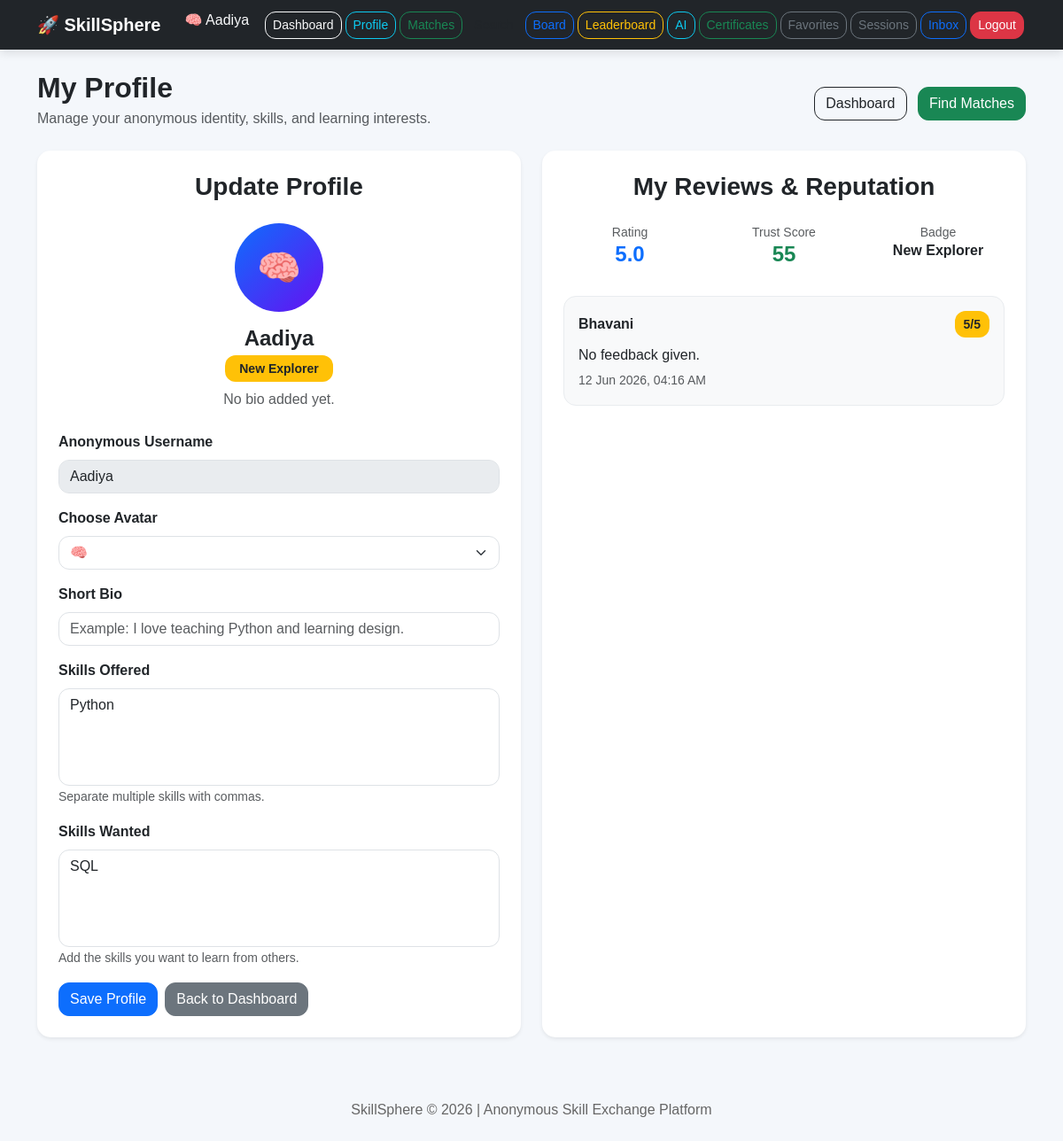
Screenshot of /profile (signed in) with the database file from the repository.
### app.py (models this page shows)
class User(UserMixin, db.Model):
    id = db.Column(db.Integer, primary_key=True)
    anonymous_name = db.Column(db.String(100), unique=True, nullable=False)
    email = db.Column(db.String(120), unique=True, nullable=False)
    password = db.Column(db.String(255), nullable=False)
    skills_offered = db.Column(db.Text, nullable=True)
    skills_wanted = db.Column(db.Text, nullable=True)
    rating = db.Column(db.Float, default=0.0)
    completed_exchanges = db.Column(db.Integer, default=0)
    trust_score = db.Column(db.Integer, default=50)
    is_admin = db.Column(db.Boolean, default=False)
    avatar = db.Column(db.String(50), default='🧠')
    bio = db.Column(db.String(250), default='')
    badge = db.Column(db.String(100), default='New Explorer')

class Review(db.Model):
    id = db.Column(db.Integer, primary_key=True)
    session_id = db.Column(db.Integer, db.ForeignKey('session_booking.id'), nullable=False)
    reviewer_id = db.Column(db.Integer, db.ForeignKey('user.id'), nullable=False)
    reviewee_id = db.Column(db.Integer, db.ForeignKey('user.id'), nullable=False)
    stars = db.Column(db.Integer, nullable=False)
    feedback = db.Column(db.Text, nullable=True)
    created_at = db.Column(db.DateTime, default=datetime.utcnow)
    session = db.relationship('SessionBooking', backref='reviews')
    reviewer = db.relationship('User', foreign_keys=[reviewer_id], backref='given_reviews')
    reviewee = db.relationship('User', foreign_keys=[reviewee_id], backref='received_reviews')

### app.py (the view, shortened to what this page needs)
@app.route('/profile', methods=['GET', 'POST'])
@login_required
def profile():
    avatar_choices = ['🧠', '🚀', '🎯', '💡', '📚', '🛡️', '🎨', '💻', '🌟', '🔥']
    user_reviews = Review.query.filter_by(reviewee_id=current_user.id).order_by(Review.created_at.desc()).all()
    return render_template('profile.html', user=current_user, user_reviews=user_reviews, avatar_choices=avatar_choices)

### app.py (called while the page is built)
@login_manager.user_loader
def load_user(user_id):
    return User.query.get(int(user_id))

### templates/profile.html (shortened to what this page needs)
{% extends 'base.html' %}
{% block content %}
<div class="d-flex justify-content-between align-items-center flex-wrap mb-4">
    <div>
        <h2 class="fw-bold mb-1">My Profile</h2>
        <p class="text-muted mb-0">Manage your anonymous identity, skills, and learning interests.</p>
    </div>
    <div class="mt-2">
        <a href="{{ url_for('dashboard') }}" class="btn btn-outline-dark me-2">Dashboard</a>
        <a href="{{ url_for('matches') }}" class="btn btn-success">Find Matches</a>
    </div>
</div>
<div class="row g-4">
    <div class="col-lg-6">
        <div class="card shadow-sm border-0 p-4 h-100">
            <h3 class="mb-4 fw-semibold text-center">Update Profile</h3>
            <div class="text-center mb-4">
                <div class="avatar-circle-large mx-auto">{{ user.avatar }}</div>
                <h4 class="mt-3 mb-1 fw-bold">{{ user.anonymous_name }}</h4>
                <span class="badge bg-warning text-dark px-3 py-2">{{ user.badge }}</span>
                <p class="text-muted mt-2 mb-0">
                    {{ user.bio if user.bio else 'No bio added yet.' }}
                </p>
            </div>
            <form method="POST">
                <div class="mb-3">
                    <label class="form-label fw-semibold">Anonymous Username</label>
                    <input type="text" class="form-control" value="{{ user.anonymous_name }}" disabled>
                </div>
                <div class="mb-3">
                    <label class="form-label fw-semibold">Choose Avatar</label>
                    <select name="avatar" class="form-select">
                        {% for avatar in avatar_choices %}
                            <option value="{{ avatar }}" {% if user.avatar == avatar %}selected{% endif %}>
                                {{ avatar }}
                            </option>
                        {% endfor %}
                    </select>
                </div>
                <div class="mb-3">
                    <label class="form-label fw-semibold">Short Bio</label>
                    <input
                        type="text"
                        name="bio"
                        class="form-control"
                        maxlength="250"
                        value="{{ user.bio if user.bio else '' }}"
                        placeholder="Example: I love teaching Python and learning design."
                    >
                </div>
                <div class="mb-3">
                    <label class="form-label fw-semibold">Skills Offered</label>
                    <textarea
                        name="skills_offered"
                        class="form-control"
                        rows="4"
                        placeholder="Example: Python, Excel, UI Design"
                    >{{ user.skills_offered if user.skills_offered else '' }}</textarea>
                    <small class="text-muted">Separate multiple skills with commas.</small>
                </div>
                <div class="mb-3">
                    <label class="form-label fw-semibold">Skills Wanted</label>
                    <textarea
                        name="skills_wanted"
                        class="form-control"
                        rows="4"
                        placeholder="Example: Graphic Design, SQL, Video Editing"
                    >{{ user.skills_wanted if user.skills_wanted else '' }}</textarea>
                    <small class="text-muted">Add the skills you want to learn from others.</small>
                </div>
                <div class="d-flex flex-wrap gap-2">
                    <button type="submit" class="btn btn-primary">Save Profile</button>
                    <a href="{{ url_for('dashboard') }}" class="btn btn-secondary">Back to Dashboard</a>
                </div>
            </form>
        </div>
    </div>
    <div class="col-lg-6">
        <div class="card shadow-sm border-0 p-4 h-100">
            <h3 class="mb-4 fw-semibold text-center">My Reviews & Reputation</h3>
            <div class="row text-center mb-4">
                <div class="col-4">
                    <small class="text-muted d-block">Rating</small>
                    <h4 class="fw-bold text-primary">{{ user.rating }}</h4>
                </div>
                <div class="col-4">
                    <small class="text-muted d-block">Trust Score</small>
                    <h4 class="fw-bold text-success">{{ user.trust_score }}</h4>
                </div>
                <div class="col-4">
                    <small class="text-muted d-block">Badge</small>
                    <h6 class="fw-bold">{{ user.badge }}</h6>
                </div>
            </div>
            {% if user_reviews %}
                <div class="review-list">
                    {% for review in user_reviews %}
                        <div class="review-card mb-3">
                            <div class="d-flex justify-content-between align-items-center flex-wrap mb-2">
                                <div>
                                    <strong>{{ review.reviewer.anonymous_name }}</strong>
                                </div>
                                <span class="badge bg-warning text-dark">{{ review.stars }}/5</span>
                            </div>
                            <p class="mb-1">
                                {{ review.feedback if review.feedback else 'No feedback given.' }}
                            </p>
                            <small class="text-muted">
                                {{ review.created_at.strftime('%d %b %Y, %I:%M %p') }}
                            </small>
                        </div>
                    {% endfor %}
                </div>
            {% else %}
                <div class="text-center py-4">
                    <h5 class="fw-semibold">No reviews yet</h5>
                    <p class="text-muted mb-0">Complete sessions and receive feedback to build your reputation.</p>
                </div>
            {% endif %}
        </div>
    </div>
</div>
{% endblock %}

### templates/base.html (shortened to what this page needs)
<!DOCTYPE html>
<html lang="en">
<head>
    <link href="https://cdn.jsdelivr.net/npm/bootstrap@5.3.3/dist/css/bootstrap.min.css" rel="stylesheet">
    <link rel="stylesheet" href="{{ url_for('static', filename='style.css') }}">
</head>
<body>
<nav class="navbar navbar-expand-lg navbar-dark bg-dark">
    <div class="container d-flex justify-content-between">
        <a class="navbar-brand fw-bold" href="{{ url_for('index') }}">
            🚀 SkillSphere
        </a>
        <div class="d-flex flex-wrap justify-content-end">
            {% if current_user.is_authenticated %}
                <span class="text-light me-3">
                    {{ current_user.avatar }} {{ current_user.anonymous_name }}
                </span>
                <a class="btn btn-outline-light btn-sm nav-btn" href="{{ url_for('dashboard') }}">Dashboard</a>
                <a class="btn btn-outline-info btn-sm nav-btn" href="{{ url_for('profile') }}">Profile</a>
                <a class="btn btn-outline-success btn-sm nav-btn" href="{{ url_for('matches') }}">Matches</a>
                <a class="btn btn-outline-dark btn-sm nav-btn" href="{{ url_for('skill_search') }}">Search</a>
                <a class="btn btn-outline-primary btn-sm nav-btn" href="{{ url_for('board') }}">Board</a>
                <a class="btn btn-outline-warning btn-sm nav-btn" href="{{ url_for('leaderboard') }}">Leaderboard</a>
                <a class="btn btn-outline-info btn-sm nav-btn" href="{{ url_for('recommendations') }}">AI</a>
                <a class="btn btn-outline-success btn-sm nav-btn" href="{{ url_for('certificates') }}">Certificates</a>
                <a class="btn btn-outline-secondary btn-sm nav-btn" href="{{ url_for('favorites') }}">Favorites</a>
                <a class="btn btn-outline-secondary btn-sm nav-btn" href="{{ url_for('my_sessions') }}">Sessions</a>
                <a class="btn btn-outline-primary btn-sm nav-btn" href="{{ url_for('inbox') }}">Inbox</a>
                <a class="btn btn-danger btn-sm nav-btn" href="{{ url_for('logout') }}">Logout</a>
            {% else %}
                <a class="btn btn-outline-light btn-sm nav-btn" href="{{ url_for('login') }}">Login</a>
                <a class="btn btn-success btn-sm nav-btn" href="{{ url_for('register') }}">Register</a>
            {% endif %}
        </div>
    </div>
</nav>
<div class="container mt-4">
    {% block content %}{% endblock %}
</div>
<div class="footer">
    <p>SkillSphere © 2026 | Anonymous Skill Exchange Platform</p>
</div>
</body>
</html>

### static/style.css (style rules this page uses)
body { background: #f4f7fb; font-family: Arial, sans-serif; min-height: 100vh; }
h1, h2, h3, h4, h5 { font-weight: bold; }
.navbar { box-shadow: 0 4px 10px rgba(0, 0, 0, 0.1); }
.nav-btn { margin: 2px; }
.card { border-radius: 18px; border: none; box-shadow: 0 4px 12px rgba(0, 0, 0, 0.08); }
.form-control, .form-select, .btn { border-radius: 12px; }
textarea { resize: none; }
.footer { margin-top: 50px; padding: 20px; text-align: center; color: #666; }
.badge { font-size: 14px; padding: 8px 10px; border-radius: 12px; }
.avatar-circle, .avatar-circle-large, .avatar-circle-small { display: flex; align-items: center; justify-content: center; border-radius: 50%; background: linear-gradient(135deg, #0d6efd, #6610f2); color: white; font-weight: bold; }
.avatar-circle-large { width: 100px; height: 100px; font-size: 40px; margin: 0 auto; }
.dashboard-card, .match-card, .recommendation-card, .skill-search-card, .board-card, .admin-stat-card, .review-card, .session-card, .message-card, .create-post-card, .register-card, .login-card, .leaderboard-item { transition: 0.3s ease; }
.match-section, .recommendation-section, .skill-box, .community-user-box, .empty-box, .review-card, .session-card, .message-card { background: #f8f9fa; border-radius: 14px; border: 1px solid #e9ecef; }
.review-card, .session-card, .message-card { padding: 16px; }

### templates/base.html (style rules this page uses)
body { background-color: #f4f7fb; }
.navbar { box-shadow: 0 4px 10px rgba(0,0,0,0.1); }
.nav-btn { margin: 2px; }
.card { border-radius: 15px; box-shadow: 0 4px 12px rgba(0,0,0,0.08); }
.footer { margin-top: 50px; padding: 20px; text-align: center; color: #666; }

### rows the page displays
User: avatar "🧠", anonymous_name "Aadiya", badge "New Explorer", bio "No bio added yet.", skills_offered "Python", skills_wanted "SQL", rating "5.0", trust_score "55"
Review: reviewer.anonymous_name "Bhavani", stars "5", feedback "No feedback given.", created_at "12 Jun 2026, 04:16 AM"
